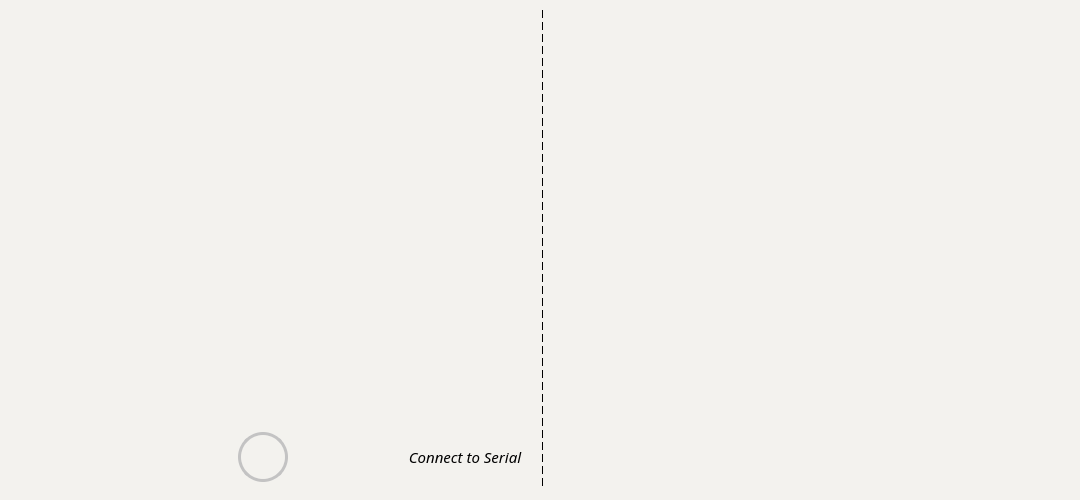
<?xml version="1.0" encoding="UTF-8"?>
<ui version="4.0">
 <class>MainWindow</class>
 <widget class="QMainWindow" name="MainWindow">
  <property name="geometry">
   <rect>
    <x>0</x>
    <y>0</y>
    <width>1080</width>
    <height>500</height>
   </rect>
  </property>
  <property name="minimumSize">
   <size>
    <width>1080</width>
    <height>500</height>
   </size>
  </property>
  <property name="maximumSize">
   <size>
    <width>1080</width>
    <height>500</height>
   </size>
  </property>
  <property name="font">
   <font>
    <family>MS Serif</family>
   </font>
  </property>
  <property name="windowTitle">
   <string>MainWindow</string>
  </property>
  <property name="styleSheet">
   <string notr="true">background-color: rgb(243, 242, 238);
border: 0px;</string>
  </property>
  <widget class="QWidget" name="centralwidget">
   <property name="maximumSize">
    <size>
     <width>16777215</width>
     <height>16777215</height>
    </size>
   </property>
   <property name="styleSheet">
    <string notr="true">border: 0px;</string>
   </property>
   <layout class="QHBoxLayout" name="horizontalLayout">
    <item>
     <widget class="QScrollArea" name="scrollArea">
      <property name="minimumSize">
       <size>
        <width>500</width>
        <height>242</height>
       </size>
      </property>
      <property name="maximumSize">
       <size>
        <width>768</width>
        <height>16777215</height>
       </size>
      </property>
      <property name="contextMenuPolicy">
       <enum>Qt::DefaultContextMenu</enum>
      </property>
      <property name="styleSheet">
       <string notr="true">border: 0px;</string>
      </property>
      <property name="widgetResizable">
       <bool>true</bool>
      </property>
      <widget class="QWidget" name="scrollAreaWidgetContents_2">
       <property name="geometry">
        <rect>
         <x>0</x>
         <y>0</y>
         <width>519</width>
         <height>482</height>
        </rect>
       </property>
       <property name="cursor">
        <cursorShape>ArrowCursor</cursorShape>
       </property>
       <property name="styleSheet">
        <string notr="true">border: 0px;</string>
       </property>
       <layout class="QVBoxLayout" name="verticalLayout">
        <item>
         <layout class="QVBoxLayout" name="PasswordItemLayout">
          <property name="spacing">
           <number>0</number>
          </property>
         </layout>
        </item>
        <item>
         <spacer name="verticalSpacer">
          <property name="orientation">
           <enum>Qt::Vertical</enum>
          </property>
          <property name="sizeHint" stdset="0">
           <size>
            <width>20</width>
            <height>40</height>
           </size>
          </property>
         </spacer>
        </item>
        <item>
         <layout class="QHBoxLayout" name="horizontalLayout_2">
          <property name="sizeConstraint">
           <enum>QLayout::SetDefaultConstraint</enum>
          </property>
          <item>
           <spacer name="horizontalSpacer">
            <property name="orientation">
             <enum>Qt::Horizontal</enum>
            </property>
            <property name="sizeType">
             <enum>QSizePolicy::Fixed</enum>
            </property>
            <property name="sizeHint" stdset="0">
             <size>
              <width>220</width>
              <height>20</height>
             </size>
            </property>
           </spacer>
          </item>
          <item>
           <widget class="QPushButton" name="AddNewPasswordBtn">
            <property name="minimumSize">
             <size>
              <width>50</width>
              <height>50</height>
             </size>
            </property>
            <property name="maximumSize">
             <size>
              <width>50</width>
              <height>50</height>
             </size>
            </property>
            <property name="styleSheet">
             <string notr="true">background-image: url(&quot;../Assets/plus.png&quot;);
background-color: rgb(243,242,238);
background-repeat: no-repeat; 
background-position: center; 
border: 3px solid rgb(195, 195, 195);
border-radius: 25;
padding: 10px; 
font-size: 16px; 
color: rgb(195, 195, 195); 
</string>
            </property>
            <property name="text">
             <string/>
            </property>
           </widget>
          </item>
          <item>
           <spacer name="horizontalSpacer_2">
            <property name="orientation">
             <enum>Qt::Horizontal</enum>
            </property>
            <property name="sizeHint" stdset="0">
             <size>
              <width>40</width>
              <height>20</height>
             </size>
            </property>
           </spacer>
          </item>
          <item>
           <widget class="QPushButton" name="connectBtn">
            <property name="font">
             <font>
              <family>Corbel Light</family>
              <pointsize>11</pointsize>
              <italic>true</italic>
             </font>
            </property>
            <property name="text">
             <string>Connect to Serial</string>
            </property>
           </widget>
          </item>
         </layout>
        </item>
       </layout>
      </widget>
     </widget>
    </item>
    <item>
     <spacer name="horizontalSpacer_3">
      <property name="orientation">
       <enum>Qt::Horizontal</enum>
      </property>
      <property name="sizeType">
       <enum>QSizePolicy::Fixed</enum>
      </property>
      <property name="sizeHint" stdset="0">
       <size>
        <width>5</width>
        <height>20</height>
       </size>
      </property>
     </spacer>
    </item>
    <item>
     <widget class="Line" name="line">
      <property name="minimumSize">
       <size>
        <width>1</width>
        <height>1</height>
       </size>
      </property>
      <property name="maximumSize">
       <size>
        <width>1</width>
        <height>16777215</height>
       </size>
      </property>
      <property name="styleSheet">
       <string notr="true">border-left: 2px dashed black; </string>
      </property>
      <property name="orientation">
       <enum>Qt::Vertical</enum>
      </property>
     </widget>
    </item>
    <item>
     <widget class="QWidget" name="widget" native="true">
      <property name="sizePolicy">
       <sizepolicy hsizetype="Expanding" vsizetype="Preferred">
        <horstretch>0</horstretch>
        <verstretch>0</verstretch>
       </sizepolicy>
      </property>
      <property name="minimumSize">
       <size>
        <width>500</width>
        <height>0</height>
       </size>
      </property>
      <property name="styleSheet">
       <string notr="true">border: 0px;</string>
      </property>
      <layout class="QVBoxLayout" name="verticalLayout_2">
       <item>
        <widget class="PasswordDisplayItem" name="topPwDisplayItem" native="true"/>
       </item>
       <item>
        <widget class="PasswordDisplayItem" name="midPwDisplayItem" native="true"/>
       </item>
       <item>
        <widget class="PasswordDisplayItem" name="bottomPwDisplayItem" native="true"/>
       </item>
       <item>
        <widget class="QGraphicsView" name="graphicsView"/>
       </item>
      </layout>
     </widget>
    </item>
   </layout>
  </widget>
 </widget>
 <customwidgets>
  <customwidget>
   <class>PasswordDisplayItem</class>
   <extends>QWidget</extends>
   <header location="global">PasswordDisplayItem.h</header>
   <container>1</container>
  </customwidget>
 </customwidgets>
 <resources/>
 <connections/>
</ui>
